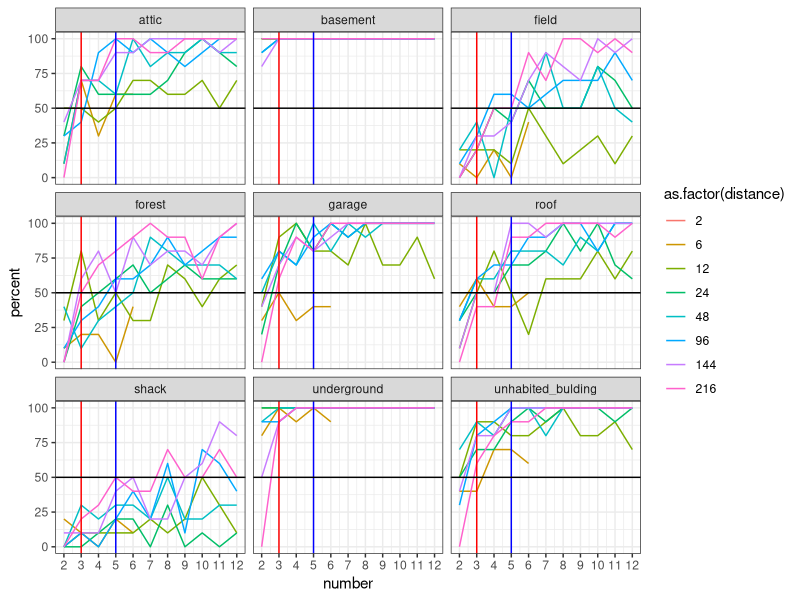
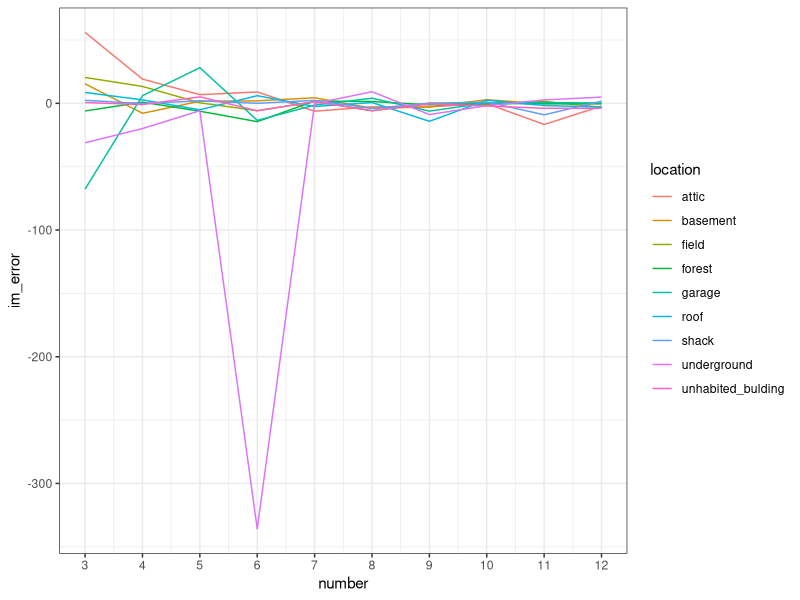
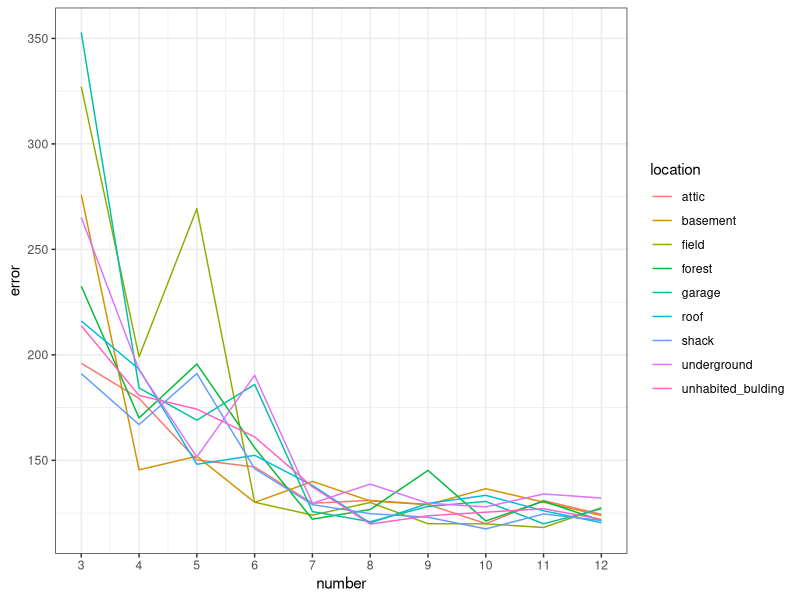

The R script that drew these images, in order:
library(readr)
library(dplyr)
library(ggplot2)

data_set_august <- read_csv('bootstrap_august.csv')
head(data_set_august)
data_set_august_results <- data_set_august %>% 
  mutate(better = error < Worst_error) %>%
  group_by(location, distance, number) %>% 
  summarise(percent = 100* sum(better) / length(better))
head(data_set_august_results)

ggplot(data_set_august_results, aes(number, percent, color = as.factor(distance))) +
  geom_line() +
  facet_wrap(~location) +
  geom_vline(xintercept = 3, color = "red") +
  geom_vline(xintercept = 5, color = "blue") +
  geom_hline(yintercept = 50) +
  scale_x_continuous(breaks = 2:12) +
  theme_bw()

# Think about it
################################################################################

data_set_august_results_2 <- data_set_august %>%
  group_by(location, number) %>% 
  mutate(im_error = 100 * diff(error) / Best_error) %>%
  filter(number > 2) %>% 
  summarise(im_error = mean(im_error))

ggplot(data_set_august_results_2, aes(number, im_error, color = location)) +
  geom_line() +
  scale_x_continuous(breaks = 2:12) +
  theme_bw()

################################################################################

data_set_august_results_3 <- data_set_august %>% 
  group_by(location, number) %>% 
  filter(number > 2) %>% 
  summarise(error = 100 * sqrt(mean(error)) / sqrt(max(Best_error)))

ggplot(data_set_august_results_3, aes(number, error, color = location)) +
  geom_line() +
  scale_x_continuous(breaks = 2:12) +
  theme_bw()

